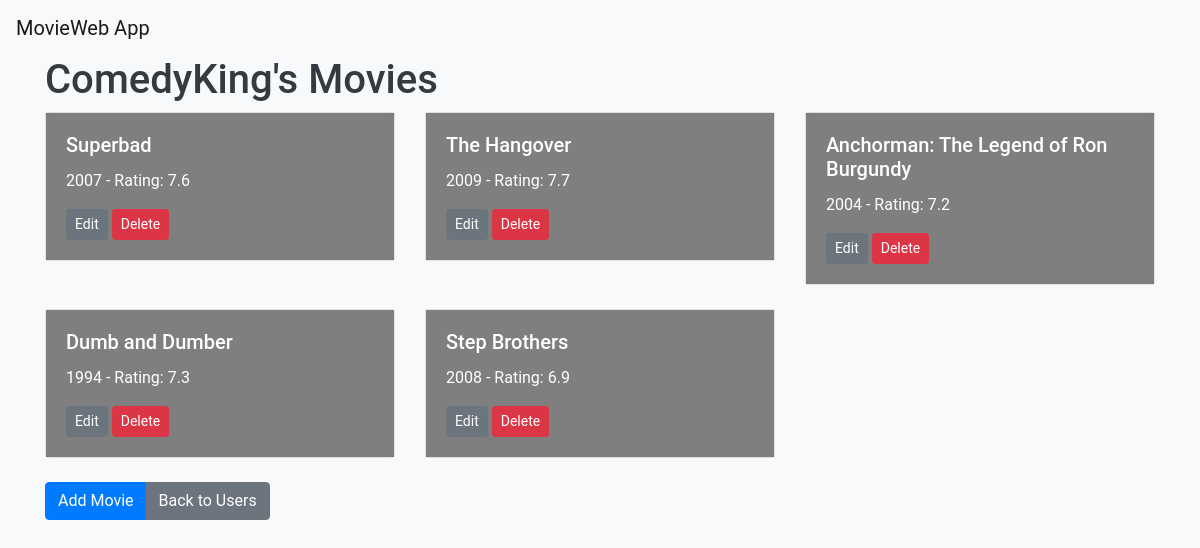
The app's page /users/5 with its own data.
### models.py (models this page shows)
class User(db.Model):
    __tablename__ = 'users'
    user_id = db.Column(db.Integer, primary_key=True)
    username = db.Column(db.String(80), unique=True, nullable=False)
    movies = db.relationship('Movie', backref='user', lazy=True)

class Movie(db.Model):
    __tablename__ = 'movies'
    movie_id = db.Column(db.Integer, primary_key=True)
    name = db.Column(db.String(120), nullable=False)
    year = db.Column(db.Integer, nullable=False)
    rating = db.Column(db.Float, nullable=False)
    poster_url = db.Column(db.String(255), nullable=True)  # New field for movie poster URL
    user_id = db.Column(db.Integer, db.ForeignKey('users.user_id'), nullable=False)

### app.py (the view)
@app.route('/users/<int:user_id>')
def user_movies(user_id):
    user = data_manager.find_user_by_id(user_id)
    if user is None:
        return f"User with ID {user_id} not found", 404
    movies = data_manager.list_user_movies(user_id)
    return render_template('user_movies.html', user=user, movies=movies, user_id=user_id)

### sqlite_data_manager.py (called while the page is built)
    def find_user_by_id(self, user_id):
        return User.query.get(user_id)

    def list_user_movies(self, user_id):
        user = self.find_user_by_id(user_id)
        if user:
            return user.movies
        return []

### templates/user_movies.html (shortened to what this page needs)
{% extends "base.html" %}
{% block content %}
    <h1>{{ user.username }}'s Movies</h1>
    <div class="row">
        {% for movie in movies %}
            <div class="col-md-4">
                <div class="card mb-4" style="background-image: url('{{ movie.poster_url }}'); background-size: cover; color: white;">
                    <div class="card-body" style="background-color: rgba(0, 0, 0, 0.5);">
                        <h5 class="card-title">{{ movie.name }}</h5>
                        <p class="card-text">{{ movie.year }} - Rating: {{ movie.rating }}</p>
                        <a href="{{ url_for('update_movie', user_id=user.user_id, movie_id=movie.movie_id) }}" class="btn btn-secondary btn-sm">Edit</a>
                        <a href="{{ url_for('delete_movie', user_id=user.user_id, movie_id=movie.movie_id) }}" class="btn btn-danger btn-sm">Delete</a>
                    </div>
                </div>
            </div>
        {% endfor %}
    </div>
    <div class="btn-group" role="group">
        <a href="{{ url_for('add_movie', user_id=user.user_id) }}" class="btn btn-primary">Add Movie</a>
        <a href="{{ url_for('list_users') }}" class="btn btn-secondary">Back to Users</a>
    </div>
{% endblock %}

### templates/base.html (style rules this page uses)
body { font-family: 'Roboto', sans-serif; background-color: #f8f9fa; color: #343a40; }

### records on screen
User: username "ComedyKing"
Movie: name "Superbad", year "2007", rating "7.6"
Movie: name "The Hangover", year "2009", rating "7.7"
Movie: name "Anchorman: The Legend of Ron Burgundy", year "2004", rating "7.2"
Movie: name "Dumb and Dumber", year "1994", rating "7.3"
Movie: name "Step Brothers", year "2008", rating "6.9"
